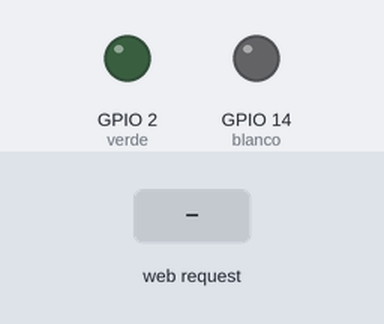
A sketch run on a simulated ESP32. Parts: output pins drawn as LEDs (lit = HIGH). The inputs (shaded band) are chosen by the test bench. WiFi joins after 1.5 s; servers stay silent unless stated; what the sketch prints to the serial monitor is not drawn.

Above: at 2.7 s.
2.8 s: HTTP request GET /verde/on received
At 3.9 s:
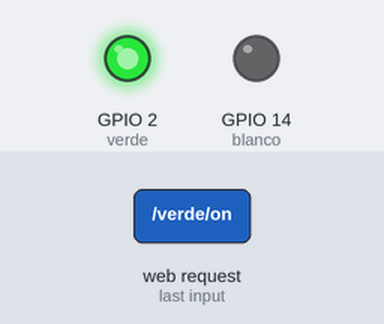
4.3 s: HTTP request GET /blanco/on received
At 5.0 s:
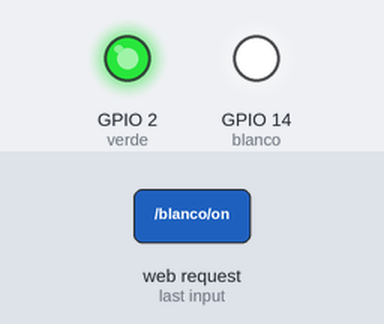
5.8 s: HTTP request GET /verde/off received
At 6.2 s:
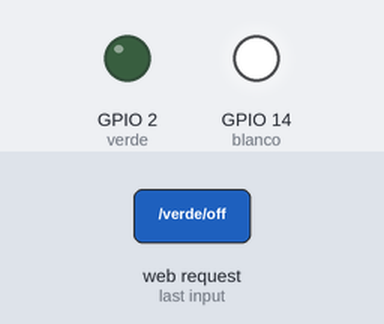
Timing chart, 0 to 8.8 s (numbered marks = the images above; inputs shaded):
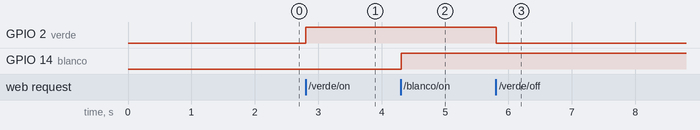

The sketch:

Practica_4-ESP32CAM-Server.ino
```cpp
/*********
  Basado en el código de:
  Rui Santos
  Te recomiendo su página: http://randomnerdtutorials.com
*********/

// Librería para usar el WiFi
#include <WiFi.h>

// Credenciales para la conexión a una Red
const char* ssid = "NombreDeRed";
const char* password = "ContraseñaDeRed";

// # de puerto (80)
WiFiServer server(80);

// Variable para obtener el final del URL
String peticionHTML;

// Variables auxiliares para cambiar el estado de los puertos
String salidaVerde = "off";
String salidaBlanco = "off";

// Puertos Asignados para los LEDs
const int verde = 2;
const int blanco = 14;

// Tiempo a transcurrir
unsigned long currentTime = millis();
// Tiempo anterior
unsigned long previousTime = 0;
// Se define el tiempo de salida en milisegundos (ejemplo: 2000ms = 2s)
const long timeoutTime = 2000;

void setup() {
  Serial.begin(115200);
  // Se inicializan las salidas
  pinMode(verde, OUTPUT);
  pinMode(blanco, OUTPUT);
  // Se apagan los puertos de salida
  digitalWrite(verde, LOW);
  digitalWrite(blanco, LOW);

  // Conexión a la Red WiFi
  Serial.print("Conectando a: ");
  Serial.println(ssid);
  WiFi.begin(ssid, password);
  while (WiFi.status() != WL_CONNECTED) {
    delay(500);
    Serial.print(".");
  }
  // Se imprime la IP
  Serial.println("");
  Serial.println("Conexion Aceptada.");
  Serial.print("Direccion IP: -> ");
  Serial.println(WiFi.localIP());
  server.begin();
}

void loop(){
  WiFiClient client = server.available();   // Listo para recibir clientes (usuarios)

  if (client) {                             // Si hay usuarios, comienza
    currentTime = millis();
    previousTime = currentTime;
    Serial.println("Nuevo Cliente/Usuario.");          // Bandera - Hay un usuario
    String currentLine = "";                // Variable auxiliar para recibir cadenas del cliente
    while (client.connected() && currentTime - previousTime <= timeoutTime) {  // Ciclo para realizar tareas mientras el cliente este conectado
      currentTime = millis();
      if (client.available()) {             // Si se lee algo del Cliente/Usuario
        char c = client.read();             // Variable Auxiliar para leer los bytes
        Serial.write(c);                    // Se imprime el contenido de 'c' en el monitor serial
        peticionHTML += c;
        if (c == '\n') {                    // Si el byte es un salto de línea, entra en la siguiente sentencia

          if (currentLine.length() == 0) { // Si la longitud de la línea es igual a 0, entra en la siguiente sentencia
            client.println("HTTP/1.1 200 OK");
            client.println("Content-type:text/html");
            client.println("Connection: close");
            client.println();

            // Apagado/Encendido de LEDs (puertos)
            if (peticionHTML.indexOf("GET /verde/on") >= 0) {
              Serial.println("Puerto GPIO 2 on");
              salidaVerde = "on";
              digitalWrite(verde, HIGH);
            } else if (peticionHTML.indexOf("GET /verde/off") >= 0) {
              Serial.println("Puerto GPIO 2 off");
              salidaVerde = "off";
              digitalWrite(verde, LOW);

            } else if (peticionHTML.indexOf("GET /blanco/on") >= 0) {
              Serial.println("Puerto GPIO 14 on");
              salidaBlanco = "on";
              digitalWrite(blanco, HIGH);
            } else if (peticionHTML.indexOf("GET /blanco/off") >= 0) {
              Serial.println("Puerto GPIO 14 off");
              salidaBlanco = "off";
              digitalWrite(blanco, LOW);
            }

            // Inicio de la página web
            client.println("<!DOCTYPE html>");
            client.println("<head><meta name=\"viewport\" content=\"width=device-width, initial-scale=1\">");
            client.println("<link rel=\"icon\" href=\"data:,\">");
            // Estilos CSS
            client.println("<style>html { font-family: Arial; display: inline-block; margin: 0px auto; text-align: center;}");
            client.println(".button { background-color: #4CAF50; border: none; color: white; padding: 16px 40px;");
            client.println("text-decoration: none; font-size: 30px; margin: 2px; cursor: pointer;}");
            client.println(".button2 {background-color: #555555;}</style></head>");

            // Título de la página Web
            client.println("<body><h1>ESP32-CAM LEDs</h1>");

            // control de botones para la tarea de la práctica -> GPIO 2
            client.println("<p>LED Verde - Estado: " + salidaVerde + "</p>");
            // Si el LED verde esta apagado, saldrá ON
            if (salidaVerde=="off") {
              client.println("<p><a href=\"/verde/on\"><button class=\"button\">ON</button></a></p>");
            } else {
              client.println("<p><a href=\"/verde/off\"><button class=\"button button2\">OFF</button></a></p>");
            }

            // control de botones para la tarea de la práctica -> GPIO 2
            client.println("<p>LED Blanco - Estado: " + salidaBlanco + "</p>");

            if (salidaBlanco=="off") {
              client.println("<p><a href=\"/blanco/on\"><button class=\"button\">ON</button></a></p>");
            } else {
              client.println("<p><a href=\"/blanco/off\"><button class=\"button button2\">OFF</button></a></p>");
            }
            client.println("</body></html>");

            // Se manda un espacio para finalizar la página web
            client.println();
            //Se "salta" (rompe) el ciclo while
            break;
          } else { // Si se manda una nueva linea, le limpia la variable
            currentLine = "";
          }
        } else if (c != '\r') {  // Si se recibe algo diferente de un caracter, se retorna
          currentLine += c;      // y se añade
        }
      }
    }
    // Se limpia la peticion
    peticionHTML = "";
    // Se cierra la conexión
    client.stop();
    Serial.println("Cliente desconectado.");
    Serial.println("");
  }
}
```

Measured:
- after the input at 2.8 s, GPIO 2 (verde): LOW → HIGH at once
- after the input at 4.3 s, GPIO 14 (blanco): LOW → HIGH at once
- after the input at 5.8 s, GPIO 2 (verde): HIGH → LOW at once
